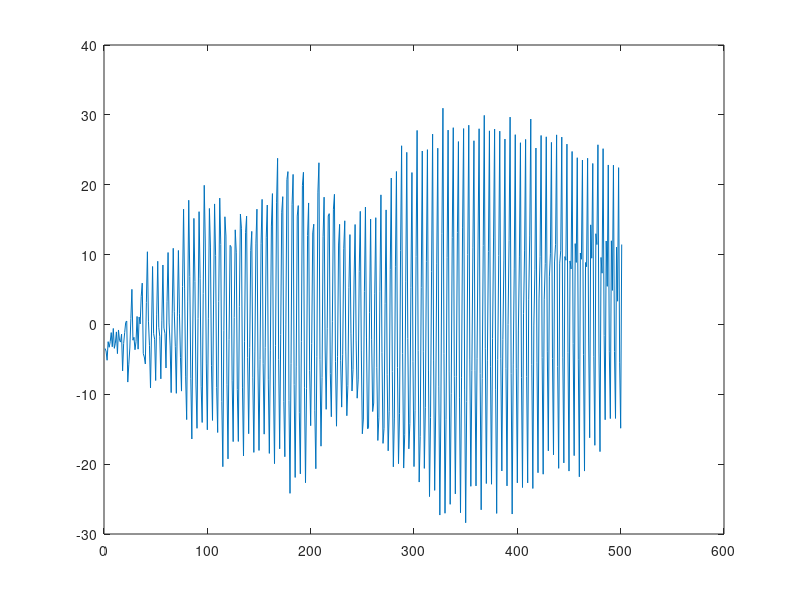
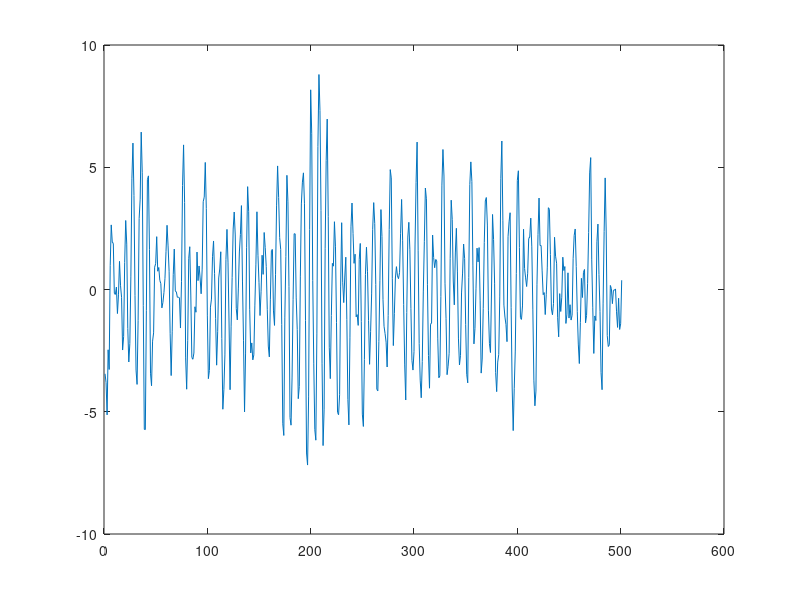

Write the MATLAB code that produced these figures, in order. (Note: this script raises an error after producing the figures.)
%% Generar

clear;
close all;
clc;

A = [1 -0.5 0 0.5];
C = [1 0.9 zeros(1,10) -0.5];
A5 = [1 0 0 0 0 -1];
A_star = conv(A,A5);
e = randn(600 ,1);
y = filter(C,A_star,e);
y = y(100:end);

y_s = filter(A5,1,y);

figure(1);
plot(y)

figure(2);
plot(y_s)

%%

data = iddata(y_s);

% A(q) y(t) = [B(q)/F(q)] u(t) + [C(q)/D(q)] e(t)
% model_init = idpoly (A,B,C,D,F);

model_init = idpoly([1 0 0 0] ,[] , [1 zeros(1,12)] );

model_init.Structure.c.Free = [1 1 zeros(1,10) 1];
model_init.Structure.a.Free = [1 1 0 1];


model_armax = pem(data , model_init)

pzmap(model_armax)









